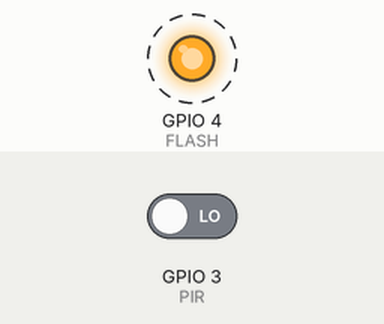
Simulated run of this sketch. Board: ESP32. Shown: output pins drawn as LEDs (lit = HIGH). Dashed ring = blinking. The test bench sets the inputs (shaded band); at power-on: GPIO 3 (PIR) LOW.

Above: at 1.25 s.
1.3 s: GPIO 3 (PIR) driven HIGH
At 1.8 s:
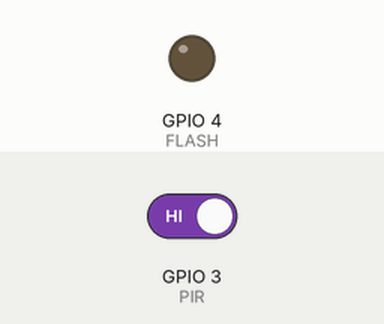
2.8 s: GPIO 3 (PIR) driven LOW
At 3.05 s:
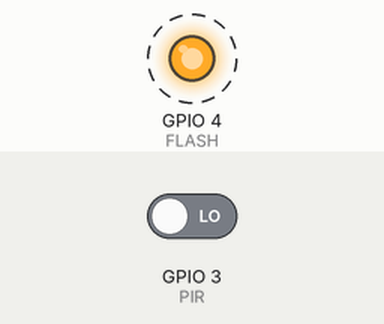
Timing chart, 0 to 11.8 s (numbered marks = the images above; inputs shaded):
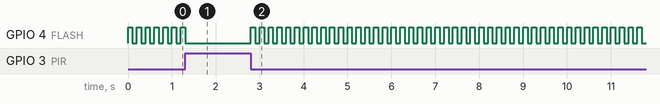

Measured:
- after the input at 1.3 s, GPIO 4 (FLASH): goes on until 1.3 s, then stays LOW
- after the input at 2.8 s, GPIO 4 (FLASH): alternates HIGH for 0.10 s and LOW for 0.10 s, starting at once
- by itself, GPIO 4 (FLASH): alternates HIGH for 0.10 s and LOW for 0.10 s

The sketch:

PIR.ino
```cpp
/*
  Lonely Binary ESP32-CAM PIR Shield

  When the Passive Infrared (PIR) sensor detects motion, it triggers the ESP32-CAM's built-in Flash.
*/

#include <Arduino.h>
#define PIR 3   // Active LOW
#define FLASH 4 // Active High

void setup()
{
    pinMode(PIR, INPUT);
    pinMode(FLASH, OUTPUT);
}

void loop()
{
    if (digitalRead(PIR) == HIGH)
    {
        digitalWrite(FLASH, LOW);
        delay(100);
    }
    else
    {
        digitalWrite(FLASH, HIGH);
        delay(100);
        digitalWrite(FLASH, LOW);
        delay(100);
    }

}
```
